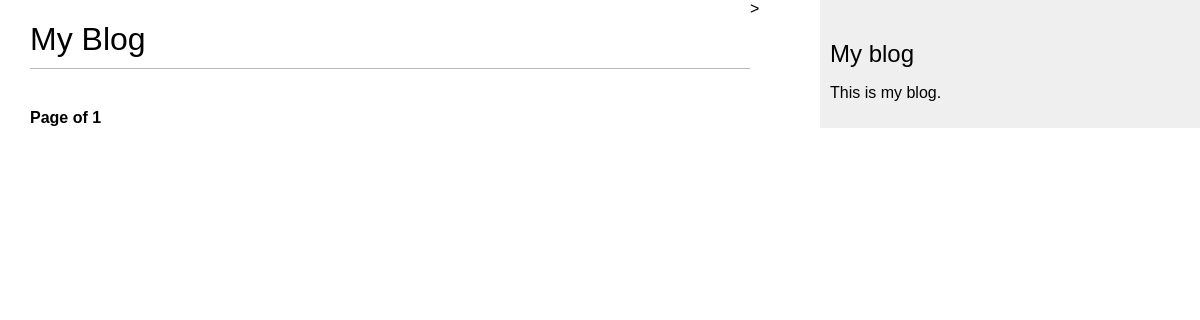
Page /blog/ on the earlier database version.
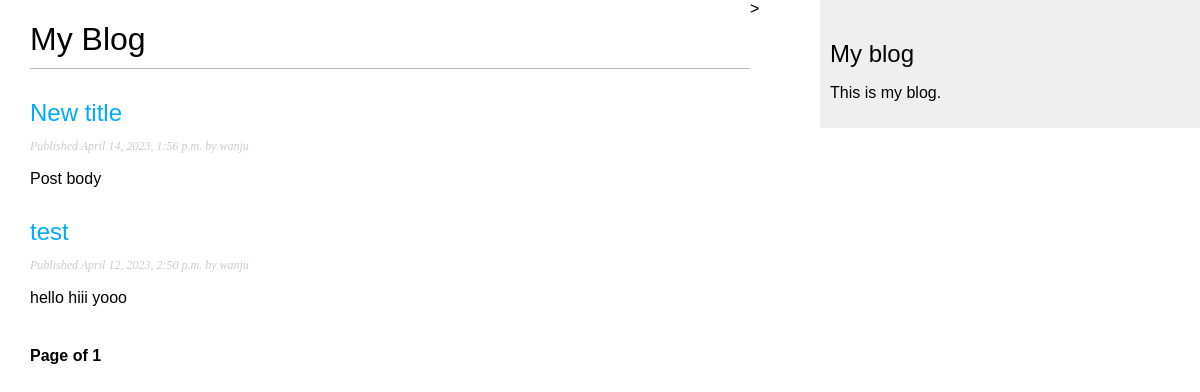
Same page on the later database version.
### blog/models.py (models this page shows, shortened)
class Post(models.Model):
    class Status(models.TextChoices):
        DRAFT = 'DF', 'Draft'
        PUBLISHED = 'PB', 'Published'
    title = models.CharField(max_length=250)
    slug = models.SlugField(max_length=250, unique_for_date='publish')
    author = models.ForeignKey(
        User, on_delete=models.CASCADE, related_name='blog_posts'
    )
    body = models.TextField()
    publish = models.DateTimeField(default=timezone.now)
    created = models.DateTimeField(auto_now_add=True)
    updated = models.DateTimeField(auto_now=True)
    status = models.CharField(
        max_length=2, choices=Status.choices, default=Status.DRAFT
    )
    objects = models.Manager()  # Post.objects.<>
    published = (
        PublishManager()
    )  # Post.published.filter(other_condition); default condition: published
    class Meta:
        ordering = ['-publish']
        indexes = [models.Index(fields=['-publish'])]
    def get_absolute_url(self):
        return reverse(
            'blog:post_detail',
            args=[self.publish.year, self.publish.month, self.publish.day, self.slug],
        )

### blog/views.py (the view)
# urls.py: path('', views.PostListView.as_view(), name='post_list'),
class PostListView(ListView):
    queryset = Post.published.all()
    context_object_name = 'posts'
    paginate_by = 3
    template_name = 'blog/post/list.html'

### blog/templates/blog/post/list.html (shortened to what this page needs)
{% extends "blog/base.html" %}
{% block content %}
<h1>My Blog</h1>
{% for post in posts %}
<h2>
    <a href="{{  post.get_absolute_url }}">
        {{ post.title }}
    </a>
</h2>
<p class="date">
    Published {{ post.publish }} by {{ post.author }}
</p>
{{ post.body|truncatewords:30|linebreaks }}
{% endfor %}
{% include "pagination.html" with page=page_obj %}
{% endblock %}

### blog/templates/blog/base.html (shortened to what this page needs)
{% load static %}
<!DOCTYPE html>
<html>
<head>
    <link href="{% static 'css/blog.css' %}" rel="stylesheet">
</head>>
<body>
    <div id="content">
        {% block content %}
        {% endblock %}
    </div>
    <div id="sidebar">
        <h2>My blog</h2>
        <p>This is my blog.</p>
    </div>
</body>
</html>

### blog/templates/pagination.html (shortened to what this page needs)
<div class="pagination">
    <span class="step-links">
        <span class="current">
            Page {{ Page.number }} of {{ page.paginator.num_pages }}
        </span>
    </span>
</div>

### blog/static/css/blog.css (style rules this page uses)
body { margin: 0; padding: 0; font-family: helvetica, sans-serif; }
a { color: #00abff; text-decoration: none; }
h1 { font-weight: normal; border-bottom: 1px solid #bbb; padding: 0 0 10px 0; }
h2 { font-weight: normal; margin: 30px 0 0; }
#content { float: left; width: 60%; padding: 0 0 0 30px; }
#sidebar { float: right; width: 30%; padding: 10px; background: #efefef; height: 100%; }
p.date { color: #ccc; font-family: georgia, serif; font-size: 12px; font-style: italic; }
.pagination { margin: 40px 0; font-weight: bold; }

Differences in the rows shown:
added Post: title "New title", publish "April 14, 2023, 1:56 p.m.", author "wanju", body "Post body"
added Post: title "test", publish "April 12, 2023, 2:50 p.m.", author "wanju", body "hello hiii yooo"
